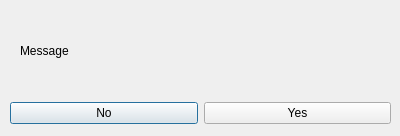
<?xml version="1.0" encoding="UTF-8"?>
<ui version="4.0">
 <class>Verify</class>
 <widget class="QDialog" name="Verify">
  <property name="geometry">
   <rect>
    <x>0</x>
    <y>0</y>
    <width>400</width>
    <height>136</height>
   </rect>
  </property>
  <property name="windowTitle">
   <string>Dialog</string>
  </property>
  <widget class="QLabel" name="Prompt">
   <property name="geometry">
    <rect>
     <x>20</x>
     <y>20</y>
     <width>361</width>
     <height>61</height>
    </rect>
   </property>
   <property name="text">
    <string>Message</string>
   </property>
  </widget>
  <widget class="QWidget" name="">
   <property name="geometry">
    <rect>
     <x>10</x>
     <y>100</y>
     <width>381</width>
     <height>27</height>
    </rect>
   </property>
   <layout class="QHBoxLayout" name="horizontalLayout">
    <item>
     <widget class="QPushButton" name="no">
      <property name="text">
       <string>No</string>
      </property>
      <property name="default">
       <bool>true</bool>
      </property>
     </widget>
    </item>
    <item>
     <widget class="QPushButton" name="yes">
      <property name="text">
       <string>Yes</string>
      </property>
      <property name="autoDefault">
       <bool>false</bool>
      </property>
     </widget>
    </item>
   </layout>
  </widget>
  <action name="actionGood">
   <property name="text">
    <string>Good</string>
   </property>
  </action>
  <action name="actionBad">
   <property name="text">
    <string>Bad</string>
   </property>
  </action>
 </widget>
 <resources/>
 <connections>
  <connection>
   <sender>no</sender>
   <signal>clicked()</signal>
   <receiver>actionBad</receiver>
   <slot>trigger()</slot>
   <hints>
    <hint type="sourcelabel">
     <x>104</x>
     <y>113</y>
    </hint>
    <hint type="destinationlabel">
     <x>-1</x>
     <y>-1</y>
    </hint>
   </hints>
  </connection>
  <connection>
   <sender>yes</sender>
   <signal>clicked()</signal>
   <receiver>actionGood</receiver>
   <slot>trigger()</slot>
   <hints>
    <hint type="sourcelabel">
     <x>296</x>
     <y>113</y>
    </hint>
    <hint type="destinationlabel">
     <x>-1</x>
     <y>-1</y>
    </hint>
   </hints>
  </connection>
 </connections>
</ui>
